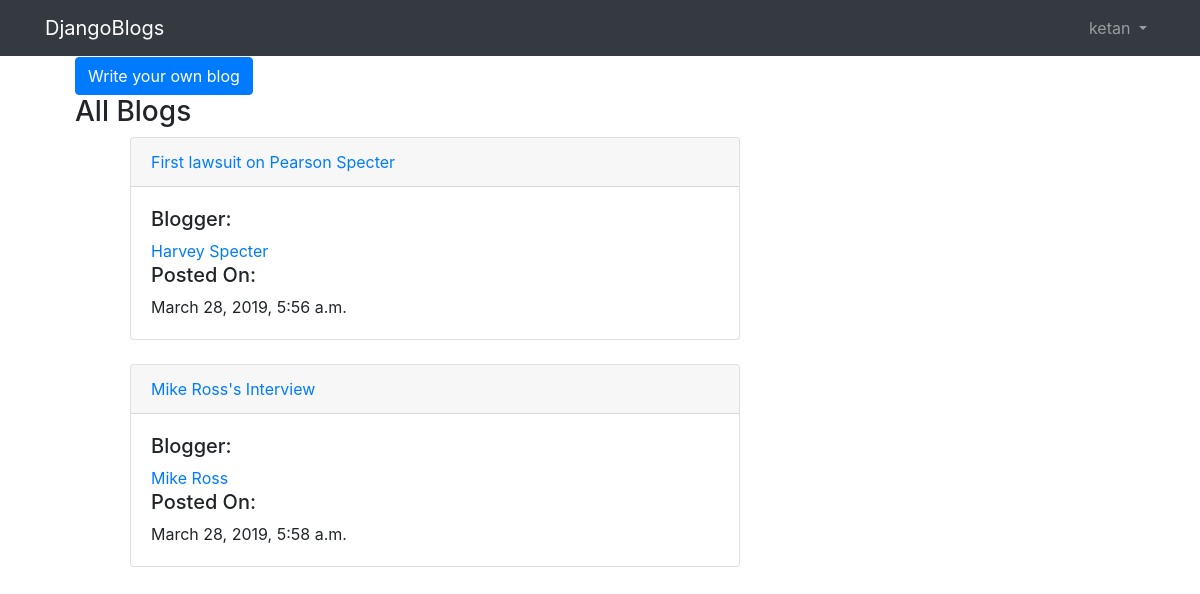
The app's page /blog/blogs/ (signed in) with its own data.
### blog/models.py (models this page shows, shortened)
class Blog(models.Model):
    title = models.CharField(max_length=200, help_text="Enter a title for the blog post", null = True)
    blogger = models.ForeignKey('Blogger', on_delete = models.SET_NULL, null = True)
    date = models.DateTimeField(auto_now=True)
    description = models.TextField(max_length=1000, help_text="Add the blog content", null=True)

class Blogger(models.Model):
    name = models.CharField(max_length=50, help_text="Blogger's name", null=True)
    bio = models.TextField(max_length=200, help_text="Description about the blogger", null=True)
    user = models.ForeignKey(User, null=True, on_delete= models.SET_NULL)
    def __str__(self):
        return self.name

### blog/views.py (the view)
# urls.py: path('blogs/', views.BlogListView.as_view(), name='blog-list'),
class BlogListView(generic.ListView):
    model = Blog

### blog/templates/blog/blog_list.html
{% extends 'base_generic.html' %}
{% block content %}
    <div class="container">
        {% if user.is_authenticated %}
            <a href="{% url 'blog-create'%}" class="btn btn-primary btn-small">Write your own blog</a>
        {% endif %}
        <h3>All Blogs</h3>
            {% if blog_list %}
            <ul>
                {%for blog in blog_list %}
                   <div class="container">
                        <div class="card">
                                <div class="card-header">
                                    <a href="{% url 'blog-detail' blog.pk %}">{{blog.title}} </a>
                                </div>
                                <div class="card-body">
                                    <h5>Blogger: </h5><a href="{% url 'blogger-detail' blog.blogger.pk %}">{{blog.blogger}}</a>
                                    <h5>Posted On: </h5>{{blog.date}}
                                </div>
                               </div>
                   </div><br>
                {% endfor%}
            </ul>
            {% endif %}
    </div>
{% endblock %}

### blog/templates/base_generic.html (shortened to what this page needs)
<html>
    <head>
          <link rel="stylesheet" href="https://stackpath.bootstrapcdn.com/bootstrap/4.1.3/css/bootstrap.min.css">
        </head>
        <body>
                <nav class="navbar navbar-expand-lg navbar-dark bg-dark">
                        <div class="container">
                          <a class="navbar-brand" href="{% url 'homepage' %}">DjangoBlogs</a>
                              <div class="collapse navbar-collapse" id="mainMenu">
                                    {% if user.is_authenticated %}
                                    <ul class="navbar-nav ml-auto">
                                      <li class="nav-item dropdown">
                                        <a class="nav-link dropdown-toggle" href="#" id="userMenu" data-toggle="dropdown" aria-haspopup="true" aria-expanded="false">
                                          {{ user.username }}
                                        </a>
                                      </li>
                                    </ul>
                                  {% else %}
                                    <form class="form-inline ml-auto">
                                      <a href="{% url 'login' %}?next={{request.path}}" class="btn btn-outline-secondary">Log in</a>
                                      <a href="{% url 'signup' %}?next={{request.path}}" class="btn btn-primary ml-2">Sign up</a>
                                    </form>
                                  {% endif %}
                              </div>
                        </div>
                </nav>
            <div class="container">
              <div class="col-sm-4">
              </div>
              <div class="col-sm-8">
                {% block content %}
                {% endblock %}
              </div>
            </div>
        </body>
</html>

### records on screen
Blog: title "First lawsuit on Pearson Specter", blogger "Harvey Specter", date "March 28, 2019, 5:56 a.m."
Blog: title "Mike Ross's Interview", blogger "Mike Ross", date "March 28, 2019, 5:58 a.m."

### other values on screen
{{ user.username }} "ketan"
